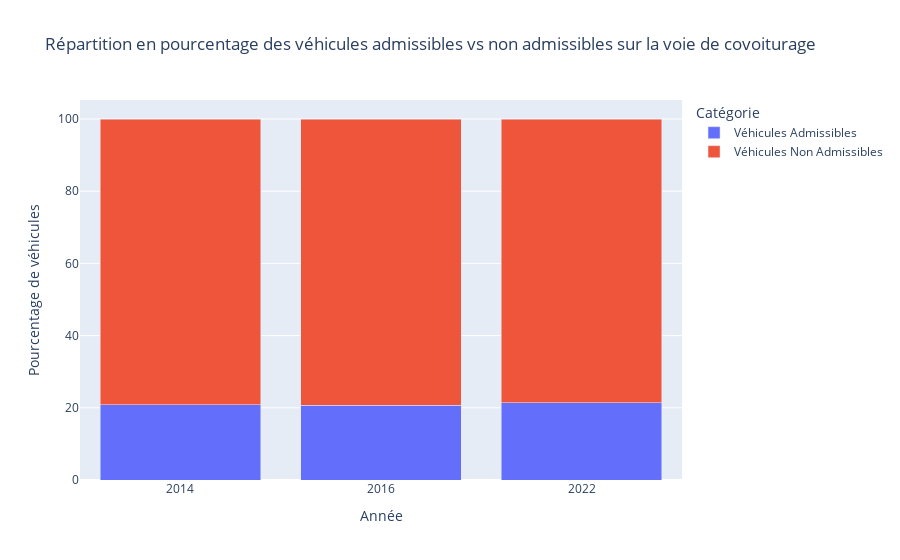

This figure's notebook cell:
### Code cell
# 4. Répartition des véhicules admissibles vs non admissibles sur la voie de covoiturage (en pourcentage)
vehicules_autorises = ["Taxis", "Bus", "Véhicules Utilitaires", "Autres (incluant covoiturage)"]
df_eligible = df[df["catégories de véhicules"].isin(vehicules_autorises)].groupby("année")["données"].sum().reset_index()
df_non_eligible = df[~df["catégories de véhicules"].isin(vehicules_autorises)].groupby("année")["données"].sum().reset_index()

df_total = df.groupby("année")["données"].sum().reset_index()
df_eligible = df_eligible.merge(df_total, on="année", suffixes=("_eligible", "_total"))
df_non_eligible = df_non_eligible.merge(df_total, on="année", suffixes=("_non_eligible", "_total"))

df_eligible["Pourcentage"] = (df_eligible["données_eligible"] / df_eligible["données_total"]) * 100
df_non_eligible["Pourcentage"] = (df_non_eligible["données_non_eligible"] / df_non_eligible["données_total"]) * 100

df_eligible["Type"] = "Véhicules Admissibles"
df_non_eligible["Type"] = "Véhicules Non Admissibles"
df_final = pd.concat([df_eligible[["année", "Pourcentage", "Type"]], df_non_eligible[["année", "Pourcentage", "Type"]]])
df_final = df_final.dropna()  # Supprime les années avec NaN
df_final = df_final[df_final["année"].isin(df["année"].unique())]  # Garde seulement les années valides

fig_admissibles = px.bar(df_final, x="année", y="Pourcentage", color="Type", barmode="stack",
                          labels={"Pourcentage": "Pourcentage de véhicules", "année": "Année", "Type": "Catégorie"},
                          title="Répartition en pourcentage des véhicules admissibles vs non admissibles sur la voie de covoiturage")

fig_admissibles.update_xaxes(type="category")  # Force Plotly à traiter les années comme des catégories discrètes
fig_admissibles.show()
df_eligible

### Figure 1 — Plotly figure (JSON) as saved in the notebook; plotly's stock layout.template omitted (floating-point values rounded to 4 significant figures)
{"data": [{"hovertemplate": "Catégorie=Véhicules Admissibles<br>Année=%{x}<br>Pourcentage de véhicules=%{y}<extra></extra>", "legendgroup": "Véhicules Admissibles", "marker": {"color": "#636efa", "pattern": {"shape": ""}}, "name": "Véhicules Admissibles", "orientation": "v", "showlegend": true, "textposition": "auto", "type": "bar", "x": [2014, 2016, 2022], "xaxis": "x", "y": [20.91, 20.73, 21.45], "yaxis": "y"}, {"hovertemplate": "Catégorie=Véhicules Non Admissibles<br>Année=%{x}<br>Pourcentage de véhicules=%{y}<extra></extra>", "legendgroup": "Véhicules Non Admissibles", "marker": {"color": "#EF553B", "pattern": {"shape": ""}}, "name": "Véhicules Non Admissibles", "orientation": "v", "showlegend": true, "textposition": "auto", "type": "bar", "x": [2014, 2016, 2022], "xaxis": "x", "y": [79.09, 79.27, 78.55], "yaxis": "y"}], "layout": {"barmode": "stack", "legend": {"title": {"text": "Catégorie"}, "tracegroupgap": 0}, "title": {"text": "Répartition en pourcentage des véhicules admissibles vs non admissibles sur la voie de covoiturage"}, "xaxis": {"anchor": "y", "domain": [0, 1], "title": {"text": "Année"}, "type": "category"}, "yaxis": {"anchor": "x", "domain": [0, 1], "title": {"text": "Pourcentage de véhicules"}}}}
